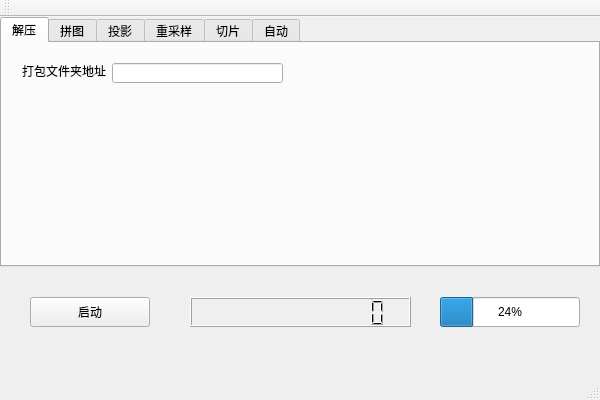
<?xml version="1.0" encoding="UTF-8"?>
<ui version="4.0">
 <class>preprocessorClass</class>
 <widget class="QMainWindow" name="preprocessorClass">
  <property name="geometry">
   <rect>
    <x>0</x>
    <y>0</y>
    <width>600</width>
    <height>400</height>
   </rect>
  </property>
  <property name="windowTitle">
   <string>preprocessor</string>
  </property>
  <widget class="QWidget" name="centralWidget">
   <widget class="QPushButton" name="pushButton">
    <property name="geometry">
     <rect>
      <x>30</x>
      <y>280</y>
      <width>120</width>
      <height>30</height>
     </rect>
    </property>
    <property name="text">
     <string>启动</string>
    </property>
   </widget>
   <widget class="QTabWidget" name="tabWidget">
    <property name="geometry">
     <rect>
      <x>0</x>
      <y>0</y>
      <width>600</width>
      <height>250</height>
     </rect>
    </property>
    <property name="focusPolicy">
     <enum>Qt::TabFocus</enum>
    </property>
    <property name="currentIndex">
     <number>0</number>
    </property>
    <widget class="QWidget" name="tab">
     <attribute name="title">
      <string>解压</string>
     </attribute>
     <widget class="QLineEdit" name="lineEdit">
      <property name="geometry">
       <rect>
        <x>110</x>
        <y>20</y>
        <width>171</width>
        <height>20</height>
       </rect>
      </property>
     </widget>
     <widget class="QLabel" name="label">
      <property name="geometry">
       <rect>
        <x>20</x>
        <y>20</y>
        <width>91</width>
        <height>16</height>
       </rect>
      </property>
      <property name="text">
       <string>打包文件夹地址</string>
      </property>
     </widget>
    </widget>
    <widget class="QWidget" name="tab_5">
     <attribute name="title">
      <string>拼图</string>
     </attribute>
     <widget class="QLabel" name="label_2">
      <property name="geometry">
       <rect>
        <x>20</x>
        <y>20</y>
        <width>54</width>
        <height>12</height>
       </rect>
      </property>
      <property name="text">
       <string>TextLabel</string>
      </property>
     </widget>
     <widget class="QLineEdit" name="lineEdit_2">
      <property name="geometry">
       <rect>
        <x>90</x>
        <y>10</y>
        <width>113</width>
        <height>20</height>
       </rect>
      </property>
     </widget>
    </widget>
    <widget class="QWidget" name="tab_2">
     <attribute name="title">
      <string>投影</string>
     </attribute>
    </widget>
    <widget class="QWidget" name="tab_6">
     <attribute name="title">
      <string>重采样</string>
     </attribute>
    </widget>
    <widget class="QWidget" name="tab_7">
     <attribute name="title">
      <string>切片</string>
     </attribute>
    </widget>
    <widget class="QWidget" name="tab_8">
     <attribute name="title">
      <string>自动</string>
     </attribute>
    </widget>
   </widget>
   <widget class="QLCDNumber" name="lcdNumber">
    <property name="geometry">
     <rect>
      <x>190</x>
      <y>280</y>
      <width>221</width>
      <height>30</height>
     </rect>
    </property>
    <property name="smallDecimalPoint">
     <bool>false</bool>
    </property>
    <property name="digitCount">
     <number>12</number>
    </property>
    <property name="segmentStyle">
     <enum>QLCDNumber::Filled</enum>
    </property>
    <property name="value" stdset="0">
     <double>0.000000000000000</double>
    </property>
   </widget>
   <widget class="QProgressBar" name="progressBar">
    <property name="geometry">
     <rect>
      <x>440</x>
      <y>280</y>
      <width>140</width>
      <height>30</height>
     </rect>
    </property>
    <property name="value">
     <number>24</number>
    </property>
   </widget>
  </widget>
  <widget class="QMenuBar" name="menuBar">
   <property name="geometry">
    <rect>
     <x>0</x>
     <y>0</y>
     <width>600</width>
     <height>23</height>
    </rect>
   </property>
  </widget>
  <widget class="QToolBar" name="mainToolBar">
   <attribute name="toolBarArea">
    <enum>TopToolBarArea</enum>
   </attribute>
   <attribute name="toolBarBreak">
    <bool>false</bool>
   </attribute>
  </widget>
  <widget class="QStatusBar" name="statusBar"/>
 </widget>
 <layoutdefault spacing="6" margin="11"/>
 <resources>
  <include location="preprocessor.qrc"/>
 </resources>
 <connections/>
</ui>
